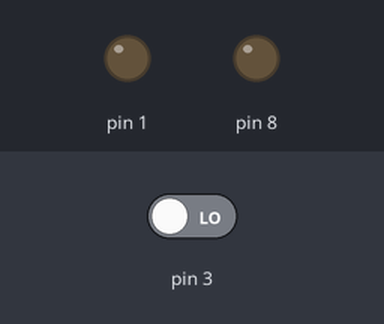
Simulated run of this sketch. Board: Arduino Uno, built with avr-gcc and run on an emulated ATmega328P. Parts: output pins drawn as LEDs (lit = HIGH). The inputs (shaded band) are chosen by the test bench; at power-on: pin 3 LOW.

Above: at 1.2 s.
1.3 s: pin 3 driven HIGH
At 2.2 s:
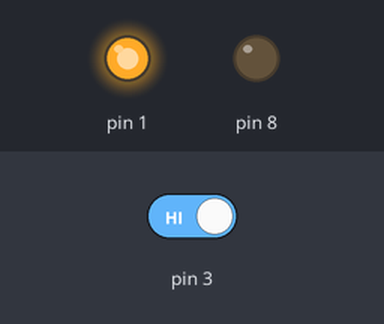
4.3 s: pin 3 driven LOW
At 4.83 s:
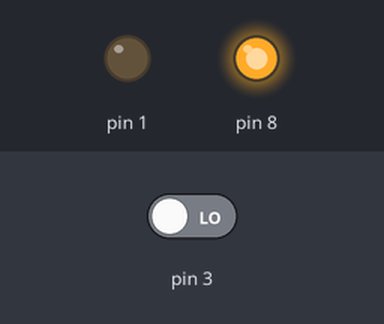
Timing chart, 0 to 7.3 s (numbered marks = the images above; inputs shaded):
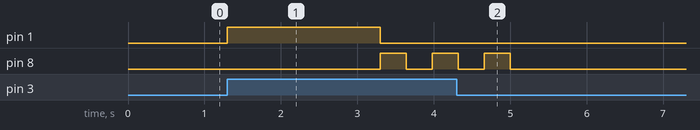

The sketch:

BEEE_PHASE_1.ino
```cpp
void setup()
{
  pinMode(1, OUTPUT);
  pinMode(8, OUTPUT);
  pinMode(3, INPUT);
}

void loop()
{
  int a=digitalRead(3);

  if(a==1)
  {
     digitalWrite(1, HIGH);
     delay(2000);
     digitalWrite(8 ,HIGH);
     digitalWrite(1, LOW);
  digitalWrite(8,HIGH);
  delay(340);
  digitalWrite(8,LOW);
    delay(340);
     digitalWrite(8,HIGH);
  delay(340);
  digitalWrite(8,LOW);
    delay(340);
     digitalWrite(8,HIGH);
  delay(340);
  digitalWrite(8,LOW);
    delay(340);
  }


}
```

Measured:
- after the input at 1.3 s, pin 1: LOW → HIGH at once, → LOW 2.0 s later; pin 8: LOW → HIGH after 2.0 s, → LOW 0.34 s later, → HIGH 0.34 s later
- after the input at 4.3 s, pin 1: stops changing and stays LOW; pin 8: goes on until 5.0 s, then stays LOW
